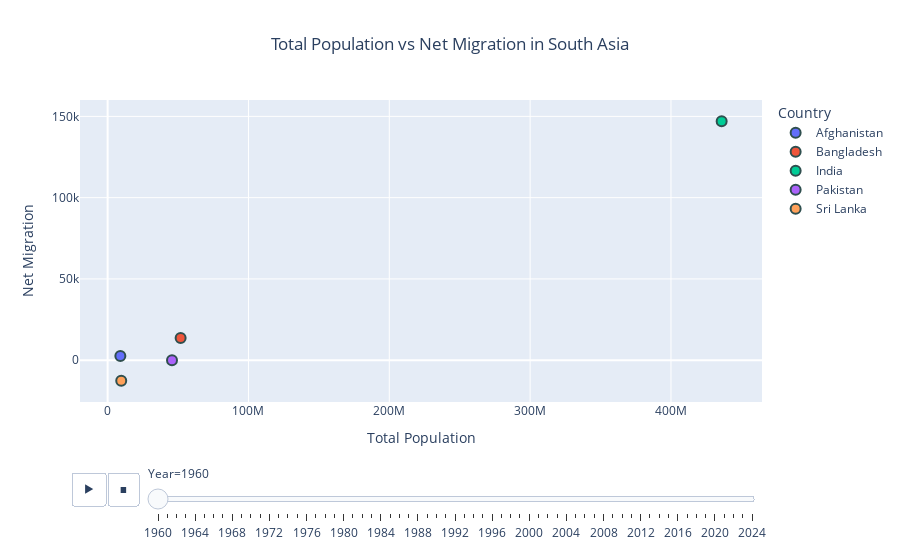

Notebook source saved alongside this figure:
### Code cell
# scatter plot using plotly express
fig = px.scatter(df, x='total_population', y='net_migration', color='Country',
                 animation_frame='Year',
                 title='Total Population vs Net Migration in South Asia',
                 labels={'total_population': 'Total Population', 'net_migration': 'Net Migration'})
fig.update_traces(marker=dict(size=10, line=dict(width=2, color='DarkSlateGrey')))
fig.update_layout(title_x=0.5, xaxis_title='Total Population', yaxis_title='Net Migration')
fig.show()

### Figure 1 — Plotly figure (JSON) as saved in the notebook; plotly's stock layout.template omitted (floating-point values rounded to 4 significant figures)
{"data": [{"hovertemplate": "Country=Afghanistan<br>Year=1960<br>Total Population=%{x}<br>Net Migration=%{y}<extra></extra>", "legendgroup": "Afghanistan", "marker": {"color": "#636efa", "line": {"color": "DarkSlateGrey", "width": 2}, "size": 10, "symbol": "circle"}, "mode": "markers", "name": "Afghanistan", "orientation": "v", "showlegend": true, "type": "scatter", "x": [9035043], "xaxis": "x", "y": [2606], "yaxis": "y"}, {"hovertemplate": "Country=Bangladesh<br>Year=1960<br>Total Population=%{x}<br>Net Migration=%{y}<extra></extra>", "legendgroup": "Bangladesh", "marker": {"color": "#EF553B", "line": {"color": "DarkSlateGrey", "width": 2}, "size": 10, "symbol": "circle"}, "mode": "markers", "name": "Bangladesh", "orientation": "v", "showlegend": true, "type": "scatter", "x": [51828660], "xaxis": "x", "y": [13580], "yaxis": "y"}, {"hovertemplate": "Country=India<br>Year=1960<br>Total Population=%{x}<br>Net Migration=%{y}<extra></extra>", "legendgroup": "India", "marker": {"color": "#00cc96", "line": {"color": "DarkSlateGrey", "width": 2}, "size": 10, "symbol": "circle"}, "mode": "markers", "name": "India", "orientation": "v", "showlegend": true, "type": "scatter", "x": [435990338], "xaxis": "x", "y": [146955], "yaxis": "y"}, {"hovertemplate": "Country=Pakistan<br>Year=1960<br>Total Population=%{x}<br>Net Migration=%{y}<extra></extra>", "legendgroup": "Pakistan", "marker": {"color": "#ab63fa", "line": {"color": "DarkSlateGrey", "width": 2}, "size": 10, "symbol": "circle"}, "mode": "markers", "name": "Pakistan", "orientation": "v", "showlegend": true, "type": "scatter", "x": [45709310], "xaxis": "x", "y": [0], "yaxis": "y"}, {"hovertemplate": "Country=Sri Lanka<br>Year=1960<br>Total Population=%{x}<br>Net Migration=%{y}<extra></extra>", "legendgroup": "Sri Lanka", "marker": {"color": "#FFA15A", "line": {"color": "DarkSlateGrey", "width": 2}, "size": 10, "symbol": "circle"}, "mode": "markers", "name": "Sri Lanka", "orientation": "v", "showlegend": true, "type": "scatter", "x": [9661389], "xaxis": "x", "y": [-12610], "yaxis": "y"}], "layout": {"legend": {"title": {"text": "Country"}, "tracegroupgap": 0}, "sliders": [{"active": 0, "currentvalue": {"prefix": "Year="}, "len": 0.9, "pad": {"b": 10, "t": 60}, "steps": [{"args": [["1960"], {"frame": {"duration": 0, "redraw": false}, "fromcurrent": true, "mode": "immediate", "transition": {"duration": 0, "easing": "linear"}}], "label": "1960", "method": "animate"}, {"args": [["1961"], {"frame": {"duration": 0, "redraw": false}, "fromcurrent": true, "mode": "immediate", "transition": {"duration": 0, "easing": "linear"}}], "label": "1961", "method": "animate"}, {"args": [["1962"], {"frame": {"duration": 0, "redraw": false}, "fromcurrent": true, "mode": "immediate", "transition": {"duration": 0, "easing": "linear"}}], "label": "1962", "method": "animate"}, {"args": [["1963"], {"frame": {"duration": 0, "redraw": false}, "fromcurrent": true, "mode": "immediate", "transition": {"duration": 0, "easing": "linear"}}], "label": "1963", "method": "animate"}, {"args": [["1964"], {"frame": {"duration": 0, "redraw": false}, "fromcurrent": true, "mode": "immediate", "transition": {"duration": 0, "easing": "linear"}}], "label": "1964", "method": "animate"}, {"args": [["1965"], {"frame": {"duration": 0, "redraw": false}, "fromcurrent": true, "mode": "immediate", "transition": {"duration": 0, "easing": "linear"}}], "label": "1965", "method": "animate"}, {"args": [["1966"], {"frame": {"duration": 0, "redraw": false}, "fromcurrent": true, "mode": "immediate", "transition": {"duration": 0, "easing": "linear"}}], "label": "1966", "method": "animate"}, {"args": [["1967"], {"frame": {"duration": 0, "redraw": false}, "fromcurrent": true, "mode": "immediate", "transition": {"duration": 0, "easing": "linear"}}], "label": "1967", "method": "animate"}, {"args": [["1968"], {"frame": {"duration": 0, "redraw": false}, "fromcurrent": true, "mode": "immediate", "transition": {"duration": 0, "easing": "linear"}}], "label": "1968", "method": "animate"}, {"args": [["1969"], {"frame": {"duration": 0, "redraw": false}, "fromcurrent": true, "mode": "immediate", "transition": {"duration": 0, "easing": "linear"}}], "label": "1969", "method": "animate"}, {"args": [["1970"], {"frame": {"duration": 0, "redraw": false}, "fromcurrent": true, "mode": "immediate", "transition": {"duration": 0, "easing": "linear"}}], "label": "1970", "method": "animate"}, {"args": [["1971"], {"frame": {"duration": 0, "redraw": false}, "fromcurrent": true, "mode": "immediate", "transition": {"duration": 0, "easing": "linear"}}], "label": "1971", "method": "animate"}, {"args": [["1972"], {"frame": {"duration": 0, "redraw": false}, "fromcurrent": true, "mode": "immediate", "transition": {"duration": 0, "easing": "linear"}}], "label": "1972", "method": "animate"}, {"args": [["1973"], {"frame": {"duration": 0, "redraw": false}, "fromcurrent": true, "mode": "immediate", "transition": {"duration": 0, "easing": "linear"}}], "label": "1973", "method": "animate"}, {"args": [["1974"], {"frame": {"duration": 0, "redraw": false}, "fromcurrent": true, "mode": "immediate", "transition": {"duration": 0, "easing": "linear"}}], "label": "1974", "method": "animate"}, {"args": [["1975"], {"frame": {"duration": 0, "redraw": false}, "fromcurrent": true, "mode": "immediate", "transition": {"duration": 0, "easing": "linear"}}], "label": "1975", "method": "animate"}, {"args": [["1976"], {"frame": {"duration": 0, "redraw": false}, "fromcurrent": true, "mode": "immediate", "transition": {"duration": 0, "easing": "linear"}}], "label": "1976", "method": "animate"}, {"args": [["1977"], {"frame": {"duration": 0, "redraw": false}, "fromcurrent": true, "mode": "immediate", "transition": {"duration": 0, "easing": "linear"}}], "label": "1977", "method": "animate"}, {"args": [["1978"], {"frame": {"duration": 0, "redraw": false}, "fromcurrent": true, "mode": "immediate", "transition": {"duration": 0, "easing": "linear"}}], "label": "1978", "method": "animate"}, {"args": [["1979"], {"frame": {"duration": 0, "redraw": false}, "fromcurrent": true, "mode": "immediate", "transition": {"duration": 0, "easing": "linear"}}], "label": "1979", "method": "animate"}, {"args": [["1980"], {"frame": {"duration": 0, "redraw": false}, "fromcurrent": true, "mode": "immediate", "transition": {"duration": 0, "easing": "linear"}}], "label": "1980", "method": "animate"}, {"args": [["1981"], {"frame": {"duration": 0, "redraw": false}, "fromcurrent": true, "mode": "immediate", "transition": {"duration": 0, "easing": "linear"}}], "label": "1981", "method": "animate"}, {"args": [["1982"], {"frame": {"duration": 0, "redraw": false}, "fromcurrent": true, "mode": "immediate", "transition": {"duration": 0, "easing": "linear"}}], "label": "1982", "method": "animate"}, {"args": [["1983"], {"frame": {"duration": 0, "redraw": false}, "fromcurrent": true, "mode": "immediate", "transition": {"duration": 0, "easing": "linear"}}], "label": "1983", "method": "animate"}, {"args": [["1984"], {"frame": {"duration": 0, "redraw": false}, "fromcurrent": true, "mode": "immediate", "transition": {"duration": 0, "easing": "linear"}}], "label": "1984", "method": "animate"}, {"args": [["1985"], {"frame": {"duration": 0, "redraw": false}, "fromcurrent": true, "mode": "immediate", "transition": {"duration": 0, "easing": "linear"}}], "label": "1985", "method": "animate"}, {"args": [["1986"], {"frame": {"duration": 0, "redraw": false}, "fromcurrent": true, "mode": "immediate", "transition": {"duration": 0, "easing": "linear"}}], "label": "1986", "method": "animate"}, {"args": [["1987"], {"frame": {"duration": 0, "redraw": false}, "fromcurrent": true, "mode": "immediate", "transition": {"duration": 0, "easing": "linear"}}], "label": "1987", "method": "animate"}, {"args": [["1988"], {"frame": {"duration": 0, "redraw": false}, "fromcurrent": true, "mode": "immediate", "transition": {"duration": 0, "easing": "linear"}}], "label": "1988", "method": "animate"}, {"args": [["1989"], {"frame": {"duration": 0, "redraw": false}, "fromcurrent": true, "mode": "immediate", "transition": {"duration": 0, "easing": "linear"}}], "label": "1989", "method": "animate"}, {"args": [["1990"], {"frame": {"duration": 0, "redraw": false}, "fromcurrent": true, "mode": "immediate", "transition": {"duration": 0, "easing": "linear"}}], "label": "1990", "method": "animate"}, {"args": [["1991"], {"frame": {"duration": 0, "redraw": false}, "fromcurrent": true, "mode": "immediate", "transition": {"duration": 0, "easing": "linear"}}], "label": "1991", "method": "animate"}, {"args": [["1992"], {"frame": {"duration": 0, "redraw": false}, "fromcurrent": true, "mode": "immediate", "transition": {"duration": 0, "easing": "linear"}}], "label": "1992", "method": "animate"}, {"args": [["1993"], {"frame": {"duration": 0, "redraw": false}, "fromcurrent": true, "mode": "immediate", "transition": {"duration": 0, "easing": "linear"}}], "label": "1993", "method": "animate"}, {"args": [["1994"], {"frame": {"duration": 0, "redraw": false}, "fromcurrent": true, "mode": "immediate", "transition": {"duration": 0, "easing": "linear"}}], "label": "1994", "method": "animate"}, {"args": [["1995"], {"frame": {"duration": 0, "redraw": false}, "fromcurrent": true, "mode": "immediate", "transition": {"duration": 0, "easing": "linear"}}], "label": "1995", "method": "animate"}, {"args": [["1996"], {"frame": {"duration": 0, "redraw": false}, "fromcurrent": true, "mode": "immediate", "transition": {"duration": 0, "easing": "linear"}}], "label": "1996", "method": "animate"}, {"args": [["1997"], {"frame": {"duration": 0, "redraw": false}, "fromcurrent": true, "mode": "immediate", "transition": {"duration": 0, "easing": "linear"}}], "label": "1997", "method": "animate"}, {"args": [["1998"], {"frame": {"duration": 0, "redraw": false}, "fromcurrent": true, "mode": "immediate", "transition": {"duration": 0, "easing": "linear"}}], "label": "1998", "method": "animate"}, {"args": [["1999"], {"frame": {"duration": 0, "redraw": false}, "fromcurrent": true, "mode": "immediate", "transition": {"duration": 0, "easing": "linear"}}], "label": "1999", "method": "animate"}, {"args": [["2000"], {"frame": {"duration": 0, "redraw": false}, "fromcurrent": true, "mode": "immediate", "transition": {"duration": 0, "easing": "linear"}}], "label": "2000", "method": "animate"}, {"args": [["2001"], {"frame": {"duration": 0, "redraw": false}, "fromcurrent": true, "mode": "immediate", "transition": {"duration": 0, "easing": "linear"}}], "label": "2001", "method": "animate"}, {"args": [["2002"], {"frame": {"duration": 0, "redraw": false}, "fromcurrent": true, "mode": "immediate", "transition": {"duration": 0, "easing": "linear"}}], "label": "2002", "method": "animate"}, {"args": [["2003"], {"frame": {"duration": 0, "redraw": false}, "fromcurrent": true, "mode": "immediate", "transition": {"duration": 0, "easing": "linear"}}], "label": "2003", "method": "animate"}, {"args": [["2004"], {"frame": {"duration": 0, "redraw": false}, "fromcurrent": true, "mode": "immediate", "transition": {"duration": 0, "easing": "linear"}}], "label": "2004", "method": "animate"}, {"args": [["2005"], {"frame": {"duration": 0, "redraw": false}, "fromcurrent": true, "mode": "immediate", "transition": {"duration": 0, "easing": "linear"}}], "label": "2005", "method": "animate"}, {"args": [["2006"], {"frame": {"duration": 0, "redraw": false}, "fromcurrent": true, "mode": "immediate", "transition": {"duration": 0, "easing": "linear"}}], "label": "2006", "method": "animate"}, {"args": [["2007"], {"frame": {"duration": 0, "redraw": false}, "fromcurrent": true, "mode": "immediate", "transition": {"duration": 0, "easing": "linear"}}], "label": "2007", "method": "animate"}, {"args": [["2008"], {"frame": {"duration": 0, "redraw": false}, "fromcurrent": true, "mode": "immediate", "transition": {"duration": 0, "easing": "linear"}}], "label": "2008", "method": "animate"}, {"args": [["2009"], {"frame": {"duration": 0, "redraw": false}, "fromcurrent": true, "mode": "immediate", "transition": {"duration": 0, "easing": "linear"}}], "label": "2009", "method": "animate"}, {"args": [["2010"], {"frame": {"duration": 0, "redraw": false}, "fromcurrent": true, "mode": "immediate", "transition": {"duration": 0, "easing": "linear"}}], "label": "2010", "method": "animate"}, {"args": [["2011"], {"frame": {"duration": 0, "redraw": false}, "fromcurrent": true, "mode": "immediate", "transition": {"duration": 0, "easing": "linear"}}], "label": "2011", "method": "animate"}, {"args": [["2012"], {"frame": {"duration": 0, "redraw": false}, "fromcurrent": true, "mode": "immediate", "transition": {"duration": 0, "easing": "linear"}}], "label": "2012", "method": "animate"}, {"args": [["2013"], {"frame": {"duration": 0, "redraw": false}, "fromcurrent": true, "mode": "immediate", "transition": {"duration": 0, "easing": "linear"}}], "label": "2013", "method": "animate"}, {"args": [["2014"], {"frame": {"duration": 0, "redraw": false}, "fromcurrent": true, "mode": "immediate", "transition": {"duration": 0, "easing": "linear"}}], "label": "2014", "method": "animate"}, {"args": [["2015"], {"frame": {"duration": 0, "redraw": false}, "fromcurrent": true, "mode": "immediate", "transition": {"duration": 0, "easing": "linear"}}], "label": "2015", "method": "animate"}, {"args": [["2016"], {"frame": {"duration": 0, "redraw": false}, "fromcurrent": true, "mode": "immediate", "transition": {"duration": 0, "easing": "linear"}}], "label": "2016", "method": "animate"}, {"args": [["2017"], {"frame": {"duration": 0, "redraw": false}, "fromcurrent": true, "mode": "immediate", "transition": {"duration": 0, "easing": "linear"}}], "label": "2017", "method": "animate"}, {"args": [["2018"], {"frame": {"duration": 0, "redraw": false}, "fromcurrent": true, "mode": "immediate", "transition": {"duration": 0, "easing": "linear"}}], "label": "2018", "method": "animate"}, {"args": [["2019"], {"frame": {"duration": 0, "redraw": false}, "fromcurrent": true, "mode": "immediate", "transition": {"duration": 0, "easing": "linear"}}], "label": "2019", "method": "animate"}, {"args": [["2020"], {"frame": {"duration": 0, "redraw": false}, "fromcurrent": true, "mode": "immediate", "transition": {"duration": 0, "easing": "linear"}}], "label": "2020", "method": "animate"}, {"args": [["2021"], {"frame": {"duration": 0, "redraw": false}, "fromcurrent": true, "mode": "immediate", "transition": {"duration": 0, "easing": "linear"}}], "label": "2021", "method": "animate"}, {"args": [["2022"], {"frame": {"duration": 0, "redraw": false}, "fromcurrent": true, "mode": "immediate", "transition": {"duration": 0, "easing": "linear"}}], "label": "2022", "method": "animate"}, {"args": [["2023"], {"frame": {"duration": 0, "redraw": false}, "fromcurrent": true, "mode": "immediate", "transition": {"duration": 0, "easing": "linear"}}], "label": "2023", "method": "animate"}, {"args": [["2024"], {"frame": {"duration": 0, "redraw": false}, "fromcurrent": true, "mode": "immediate", "transition": {"duration": 0, "easing": "linear"}}], "label": "2024", "method": "animate"}], "x": 0.1, "xanchor": "left", "y": 0, "yanchor": "top"}], "title": {"text": "Total Population vs Net Migration in South Asia", "x": 0.5}, "updatemenus": [{"buttons": [{"args": [null, {"frame": {"duration": 500, "redraw": false}, "fromcurrent": true, "mode": "immediate", "transition": {"duration": 500, "easing": "linear"}}], "label": "&#9654;", "method": "animate"}, {"args": [[null], {"frame": {"duration": 0, "redraw": false}, "fromcurrent": true, "mode": "immediate", "transition": {"duration": 0, "easing": "linear"}}], "label": "&#9724;", "method": "animate"}], "direction": "left", "pad": {"r": 10, "t": 70}, "showactive": false, "type": "buttons", "x": 0.1, "xanchor": "right", "y": 0, "yanchor": "top"}], "xaxis": {"anchor": "y", "domain": [0, 1], "title": {"text": "Total Population"}}, "yaxis": {"anchor": "x", "domain": [0, 1], "title": {"text": "Net Migration"}}}}
